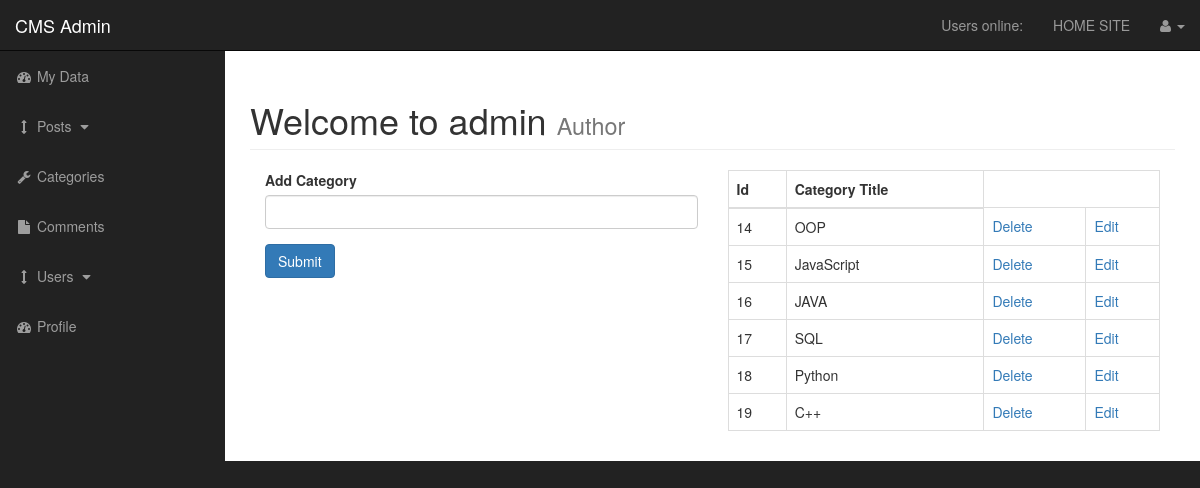
The app's page /admin/categories.php with its own data.
### tables this page shows
CREATE TABLE `categories` (
  `cat_id` int(3) NOT NULL,
  `user_id` int(11) NOT NULL,
  `cat_title` varchar(255) NOT NULL
);

### admin/functions.php (the view, shortened to what this page needs)
<?php
    function findAllCategories() {
        global $connection;
        $query = "SELECT * FROM categories";
        $select_categories = mysqli_query($connection, $query);
        while($row = mysqli_fetch_assoc($select_categories)) {
            $cat_id = $row['cat_id'];
            $cat_title = $row['cat_title'];
            echo "<tr>";
            echo "<td>{$cat_id}</td>";
            echo "<td>{$cat_title}</td>";
            echo "<td><a href='categories.php?delete={$cat_id}'>Delete</a></td>";
            echo "<td><a href='categories.php?edit={$cat_id}'>Edit</a></td>";
            echo "</tr>";
        }
    }
?>

### admin/css/sb-admin.css (style rules this page uses)
body { margin-top: 100px; background-color: #222; }
@media (min-width: 768px) { body { margin-top: 50px; } }

### records on screen
categories: cat_id "14", cat_title "OOP"
categories: cat_id "15", cat_title "JavaScript"
categories: cat_id "16", cat_title "JAVA"
categories: cat_id "17", cat_title "SQL"
categories: cat_id "18", cat_title "Python"
categories: cat_id "19", cat_title "C++"
